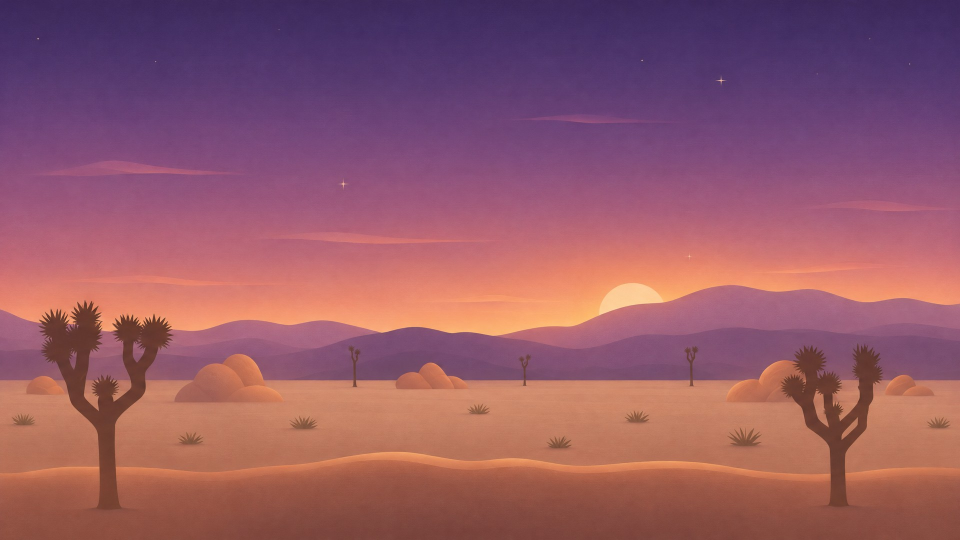
#> input picture art/wallpaper/park-dusk.jpg, 1920 x 1080 px (shown at 1/2 size)
$ python gen_park_wall.py
#> lines starting #> are read from the running program, lines starting #| are printed output that depends on the picture
#!/usr/bin/env python3
"""The Pi's default wallpaper: Joshua Tree National Park at dusk (8.9.0, Joshua's ask). Since 13.27.0 it is a painting in the
spirit of Surenix's Ayeris wallpapers, soft and matte with a fine grain (art/wallpaper/park-dusk.jpg, 1920 x 1080, made with
Higgsfield from the old pixel scene), not the 16-colour dithered pixel scene with scanlines this script used to draw.
For the Pi it is scaled to 960 x 540 and reduced to 256 colours with error diffusion, one byte a pixel; the screen shows it 2x.
13.27.3: the pixels are stored deflated (park_z, 168 KB, not 518 KB raw), so kernel8.img fits the 3.9 MiB a Pi's `update`
can fetch; wall.c unpacks them once with drivers/inflate.c. Writes arch/arm64/park_wall.h (PARK_W, PARK_H, park_pal[256],
PARK_Z_SUM, park_z) and
the 1920 x 1080 brand copy docs/brand/park-wall.png (or the path given), which the README banner and the landing read.
Usage: tools/gen/gen_park_wall.py [preview.png]"""
import sys, zlib
from pathlib import Path
from PIL import Image

root = Path(__file__).resolve().parents[2]
W, H = 960, 540
src = Image.open(root / "art/wallpaper/park-dusk.jpg").convert("RGB")
#> src is the input picture: PIL image 1920x1080 RGB; mean R, G, B 148.6, 89.8, 104
small = src.resize((W, H), Image.LANCZOS).quantize(256, method=Image.Quantize.MEDIANCUT, dither=Image.Dither.FLOYDSTEINBERG)
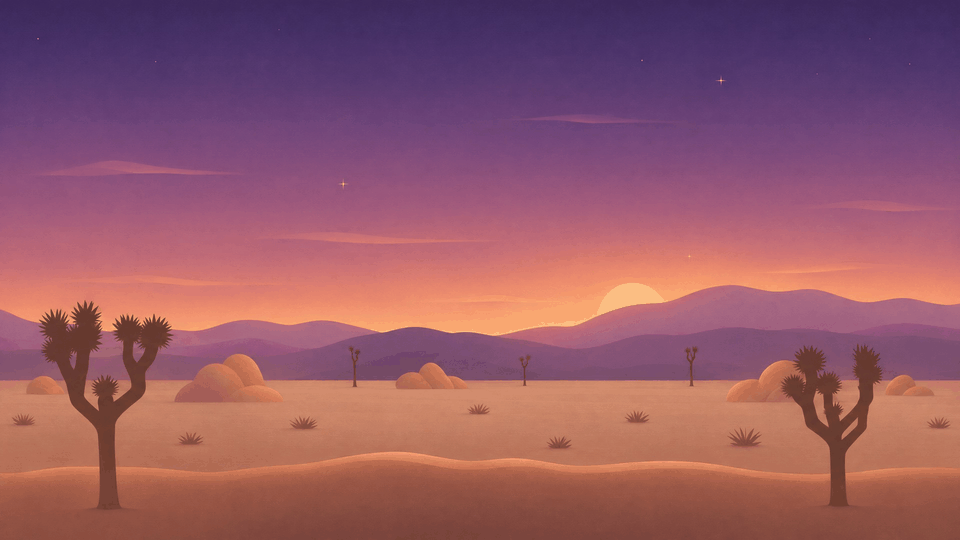
#> small: PIL image 960x540 P; mean R, G, B 148.7, 89.6, 104
pal = small.getpalette()[:768]; pal += [0] * (768 - len(pal))
#> after `pal = small.getpalette()[:768]`: pal = 768 values, max 251 at index 0, min 40 at index 766, mean 111.9
px = small.tobytes()
def deflate(b):
    c = zlib.compressobj(9, zlib.DEFLATED, -15); return c.compress(b) + c.flush()
z = deflate(px)
rows = ["/* GENERATED by tools/gen/gen_park_wall.py from art/wallpaper/park-dusk.jpg -- do not edit. 256 colours, a byte a pixel,",
        "   stored as raw deflate (13.27.3); PARK_Z_SUM is the Adler-32 of the unpacked pixels. */",
        "#define PARK_W %d" % W, "#define PARK_H %d" % H,
        "static const unsigned park_pal[256] = { %s };" % ", ".join("0x00%02X%02X%02Xu" % tuple(pal[i * 3:i * 3 + 3]) for i in range(256)),
        "#define PARK_Z_SUM 0x%08Xu" % zlib.adler32(px),
        "static const unsigned char park_z[%d] = {" % len(z)]
for i in range(0, len(z), 400):   # long rows: the header stays under godfile-check.sh's line ceiling
    rows.append("    " + ",".join(str(b) for b in z[i:i + 400]) + ",")
#> this loop made 421 passes
#> i on passes 2 to 4: 400, 800, 1200
#> after the loop, rows = 428 items
rows.append("};")
(root / "arch/arm64/park_wall.h").write_text("\n".join(rows) + "\n")
src.save(sys.argv[1] if len(sys.argv) > 1 else root / "docs/brand/park-wall.png", optimize=True)
print("wrote arch/arm64/park_wall.h (%d x %d, 256 colours, %d bytes deflated) and the 1920 x 1080 brand copy" % (W, H, len(z)))
#| wrote arch/arm64/park_wall.h (960 x 540, 256 colours, 168270 bytes deflated) and the 1920 x 1080 brand copy
